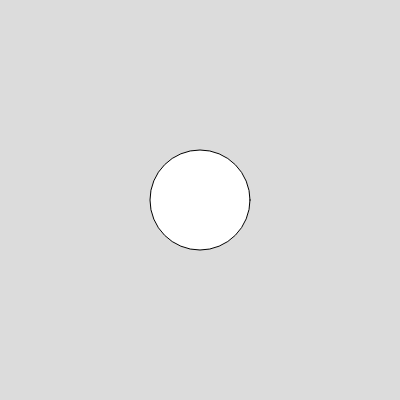
Frame 1 (no input)
Frame 60 (no input): identical to frame 1, image omitted
Frame 120 (the mouse pressed at the canvas centre since frame 60): identical to frame 1, image omitted

The p5.js sketch that drew this single still picture (run headless with seeded random() and noise() and a simulated clock; from frame 60 on, the mouse is pressed at the canvas centre):

// p5.js sketch
// ── sketch.js
function setup() {
  createCanvas(400, 400);
}

function draw() {
  background(220);
  // You can't set a brekpoint on a comment line!
  myFunction();
  circle(200,200,100);
}

var c;
var counter = 1;
function myFunction() {
  console.log("I'm a function!");
  let x = 5;
  y = 2; // global variable
  c = "Amessagethatwillneverbedisplayed."; // "Script" variable
  let d = "WastingCPUcyclesoverhere.";
  let z = (x - y) * (c + d);
  counter++;
}
